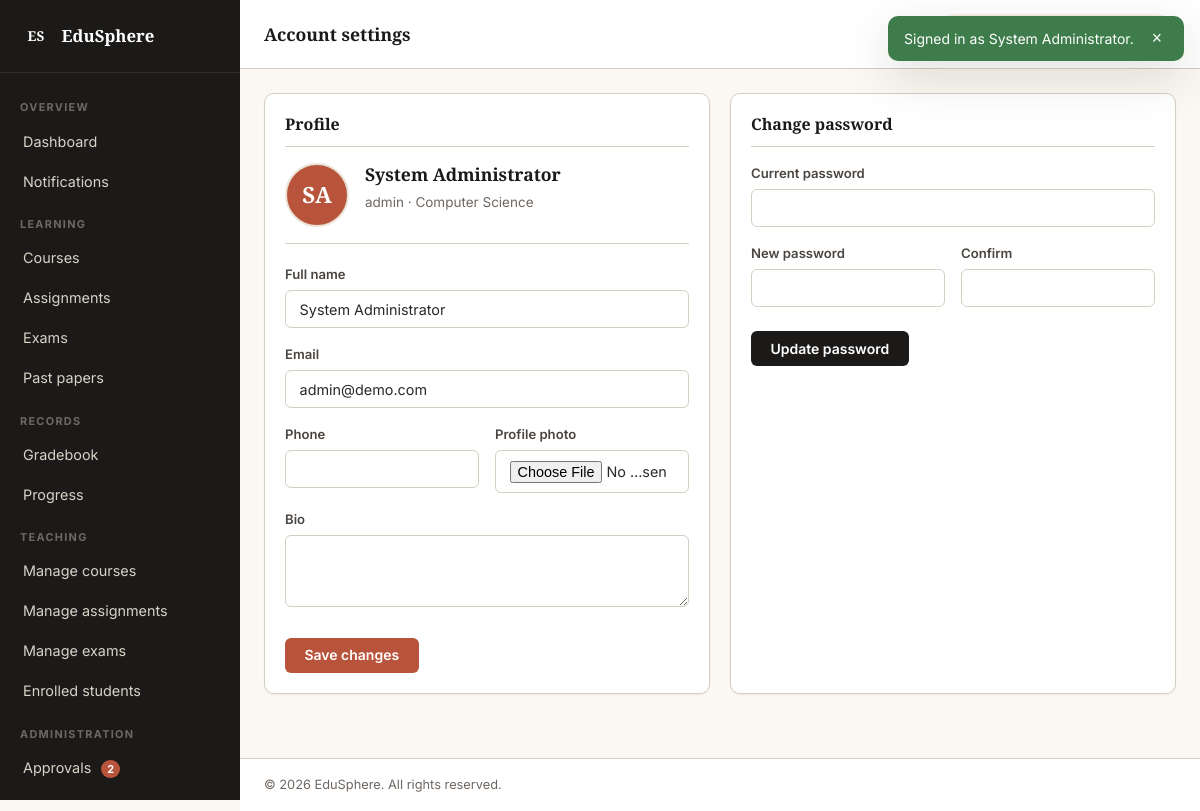
The page /pages/profile.php (signed in) on the database its author committed.
### tables this page shows
CREATE TABLE users (
    id INT AUTO_INCREMENT PRIMARY KEY,
    full_name VARCHAR(120) NOT NULL,
    username VARCHAR(60) UNIQUE NOT NULL,
    email VARCHAR(150) UNIQUE NOT NULL,
    password VARCHAR(255) NOT NULL,
    role ENUM('student','instructor','admin') NOT NULL DEFAULT 'student',
    department_id INT DEFAULT NULL,
    staff_id VARCHAR(40) DEFAULT NULL,
    admission_no VARCHAR(40) DEFAULT NULL,
    phone VARCHAR(30) DEFAULT NULL,
    avatar VARCHAR(255) DEFAULT NULL,
    bio TEXT DEFAULT NULL,
    status ENUM('pending','active','rejected','suspended') NOT NULL DEFAULT 'pending',
    rejection_reason VARCHAR(255) DEFAULT NULL,
    approved_by INT DEFAULT NULL,
    approved_at DATETIME DEFAULT NULL,
    last_login_at DATETIME DEFAULT NULL,
    created_at TIMESTAMP DEFAULT CURRENT_TIMESTAMP,
    FOREIGN KEY (department_id) REFERENCES departments(id) ON DELETE SET NULL,
    FOREIGN KEY (approved_by) REFERENCES users(id) ON DELETE SET NULL
);

CREATE TABLE departments (
    id INT AUTO_INCREMENT PRIMARY KEY,
    code VARCHAR(20) UNIQUE NOT NULL,
    name VARCHAR(150) NOT NULL,
    description TEXT,
    head_name VARCHAR(120) DEFAULT NULL,
    created_at TIMESTAMP DEFAULT CURRENT_TIMESTAMP
);

### includes/db.php (called while the page is built, shortened)
<?php
function db() {
    static $conn = null;
    if ($conn === null) {
        $conn = new mysqli(DB_HOST, DB_USER, DB_PASS, DB_NAME);
        $conn->set_charset('utf8mb4');
    }
    return $conn;
}

### includes/auth.php (called while the page is built, shortened)
<?php
require_once __DIR__ . '/helpers.php';
function current_user() {
    static $user = null, $loaded = false;
    if ($loaded) return $user;
    $loaded = true;
    $stmt = db()->prepare("
        SELECT u.*, d.name AS department_name, d.code AS department_code
        FROM users u
        LEFT JOIN departments d ON d.id = u.department_id
        WHERE u.id = ?
    ");
    $stmt->bind_param('i', $_SESSION['user_id']);
    $stmt->execute();
    $user = $stmt->get_result()->fetch_assoc() ?: null;
    return $user;
}
function is_logged_in() {
    $u = current_user();
    return $u && $u['status'] === 'active';
}
function require_login() {
    if (!is_logged_in()) {
        $u = current_user();
        if ($u && $u['status'] !== 'active') {
            $_SESSION['account_status']   = $u['status'];
            $_SESSION['rejection_reason'] = $u['rejection_reason'] ?? '';
        }
        session_unset();
        session_destroy();
        session_start();
        redirect(SITE_URL . '/pages/login.php');
    }
}

### includes/helpers.php (called while the page is built, shortened)
<?php
require_once __DIR__ . '/db.php';
function e($v)   { return htmlspecialchars((string)$v, ENT_QUOTES, 'UTF-8'); }
function initials($name) {
    $parts = preg_split('/\s+/', trim($name));
    $out = '';
    foreach (array_slice($parts, 0, 2) as $p) $out .= strtoupper(substr($p, 0, 1));
    return $out ?: 'U';
}

### pages/profile.php (the view, shortened to what this page needs)
<?php
require_once __DIR__ . '/../includes/auth.php';
require_login();
$user = current_user();
include __DIR__ . '/../includes/header.php';
?>
<div class="dash-grid">
    <section class="panel">
        <header class="panel__head"><h3>Profile</h3></header>
        <div class="profile-header">
            <?php if (!empty($user['avatar']) && file_exists(UPLOAD_DIR . $user['avatar'])): ?>
                <img class="profile-avatar" src="<?php echo e(UPLOAD_URL . $user['avatar']); ?>" alt="Avatar">
            <?php else: ?>
                <div class="profile-avatar profile-avatar--fallback"><?php echo e(initials($user['full_name'])); ?></div>
            <?php endif; ?>
            <div>
                <h3><?php echo e($user['full_name']); ?></h3>
                <p class="muted"><?php echo e($user['role']); ?><?php echo $user['department_name'] ? ' · ' . e($user['department_name']) : ''; ?></p>
            </div>
        </div>
        <form method="post" class="form form--grid" enctype="multipart/form-data">
            <label class="field field--wide"><span class="field__label">Full name</span>
                <input class="field__input" name="full_name" value="<?php echo e($user['full_name']); ?>" required></label>
            <label class="field field--wide"><span class="field__label">Email</span>
                <input class="field__input" type="email" name="email" value="<?php echo e($user['email']); ?>" required></label>
            <label class="field"><span class="field__label">Phone</span>
                <input class="field__input" name="phone" value="<?php echo e($user['phone'] ?? ''); ?>"></label>
            <label class="field"><span class="field__label">Profile photo</span>
                <input class="field__input" type="file" name="avatar" accept="image/*"></label>
            <label class="field field--wide"><span class="field__label">Bio</span>
                <textarea class="field__input" name="bio" rows="3"><?php echo e($user['bio'] ?? ''); ?></textarea></label>
            <div class="form__actions"><button class="btn btn--primary" type="submit">Save changes</button></div>
        </form>
    </section>
    <section class="panel">
        <header class="panel__head"><h3>Change password</h3></header>
        <form method="post" class="form form--grid">
            <label class="field field--wide"><span class="field__label">Current password</span>
                <input class="field__input" type="password" name="current_password" required></label>
            <label class="field"><span class="field__label">New password</span>
                <input class="field__input" type="password" name="new_password" required minlength="6"></label>
            <label class="field"><span class="field__label">Confirm</span>
                <input class="field__input" type="password" name="confirm_password" required></label>
            <div class="form__actions"><button class="btn btn--secondary" type="submit">Update password</button></div>
        </form>
    </section>
</div>
<?php include __DIR__ . '/../includes/footer.php'; ?>

### assets/css/base.css (style rules this page uses)
:root { --ink-900: #1c1a18; --ink-700: #2b2825; --ink-500: #4a4540; --ink-400: #6f6862; --ink-300: #a1998f; --ink-200: #d6cec2; --paper-50: #fbf8f3; --paper-100: #f5efe6; --paper-200: #ebe3d5; --paper-300: #d8cbb8; --rust-500: #b8543c; --rust-600: #9c4228; --rust-100: #f6e0d8; --amber-500: #d99b34; --amber-600: #b57d1f; --amber-100: #faeed0; --sage-500: #6b8a63; --sage-600: #53704c; --sage-100: #e3ecdf; --danger-500: #b14343; --danger-100: #f7dede; --success-500: #3e7c4b; --success-100: #dcecdc; --radius-sm: 6px; --radius-md: 10px; --radius-lg: 16px; --shadow-1: 0 1px 2px rgba(28,26,24,0.06); --shadow-2: 0 4px 16px rgba(28,26,24,0.08); --shadow-3: 0 16px 48px rgba(28,26,24,0.14); --font-sans: 'Inter', system-ui, -apple-system, 'Segoe UI', Roboto, sans-serif; --font-display: 'Source Serif 4', Georgia, serif; }
*, *::before, *::after { box-sizing: border-box; }
html, body { margin: 0; padding: 0; }
body { font-family: var(--font-sans); font-size: 15px; line-height: 1.55; color: var(--ink-700); background: var(--paper-50); -webkit-font-smoothing: antialiased; min-height: 100vh; }
h1,h2,h3,h4,h5 { font-family: var(--font-display); font-weight: 700; color: var(--ink-900); line-height: 1.25; margin: 0 0 0.4em; }
h3 { font-size: 1.1rem; }
p { margin: 0 0 1em; }
.muted { color: var(--ink-400); font-size: 0.9em; }
.btn { display: inline-flex; align-items: center; justify-content: center; gap: 8px; padding: 0.6rem 1.15rem; font-family: inherit; font-size: 0.875rem; font-weight: 600; line-height: 1; border-radius: var(--radius-sm); border: 1px solid transparent; cursor: pointer; text-decoration: none; white-space: nowrap; transition: background 0.15s, color 0.15s, border-color 0.15s, transform 0.1s; }
.btn--primary { background: var(--rust-500); color: #fff; }
.btn--secondary { background: var(--ink-900); color: #fff; }
.form { display: block; }
.form--grid { display: grid; grid-template-columns: repeat(2, 1fr); gap: 1rem; }
.field { display: block; }
.field--wide { grid-column: 1 / -1; }
.field__label { display: block; font-size: 0.82rem; font-weight: 600; color: var(--ink-500); margin-bottom: 0.35rem; }
.field__input { width: 100%; padding: 0.6rem 0.85rem; font-family: inherit; font-size: 0.9rem; color: var(--ink-700); background: #fff; border: 1px solid var(--ink-200); border-radius: var(--radius-sm); transition: border-color 0.15s, box-shadow 0.15s; }
.form__actions { display: flex; gap: 0.5rem; grid-column: 1 / -1; margin-top: 0.5rem; }

### assets/css/layout.css (style rules this page uses)
.nav-badge { display: inline-block; margin-left: 6px; padding: 1px 6px; font-size: 0.68rem; font-weight: 700; background: var(--rust-500); color: #fff; border-radius: 999px; vertical-align: middle; }

### assets/css/components.css (style rules this page uses)
.panel { background: #fff; border: 1px solid var(--ink-200); border-radius: var(--radius-md); padding: 1.25rem; margin-bottom: 1.25rem; box-shadow: var(--shadow-1); }
.panel__head { display: flex; align-items: center; justify-content: space-between; margin-bottom: 1rem; padding-bottom: 0.75rem; border-bottom: 1px solid var(--ink-200); }
.panel__head h3 { margin: 0; font-size: 1rem; }

### assets/css/dashboard.css (style rules this page uses)
.dash-grid { display: grid; grid-template-columns: 1fr 1fr; gap: 1.25rem; margin-bottom: 1.25rem; }
.profile-header { display: flex; align-items: center; gap: 1rem; margin-bottom: 1.25rem; padding-bottom: 1rem; border-bottom: 1px solid var(--ink-200); }
.profile-avatar { width: 64px; height: 64px; border-radius: 50%; object-fit: cover; border: 2px solid var(--paper-200); }
.profile-avatar--fallback { display: inline-flex; align-items: center; justify-content: center; background: var(--rust-500); color: #fff; font-family: var(--font-display); font-size: 1.4rem; font-weight: 700; }

### rows shown on the page
users: full_name "SA", full_name "System Administrator", role "admin", department.name "Computer Science", email "admin@demo.com"

### other values the page prints
$flash['message'] "Signed in as System Administrator."
SITE_NAME "EduSphere"
$label "Dashboard Notifications Courses Assignments Exams Past papers Gradebook Progress Manage courses Manage assignments Manage exams Enrolled students Approvals"
$suffix "2"
$__pageTitle "Account settings"
